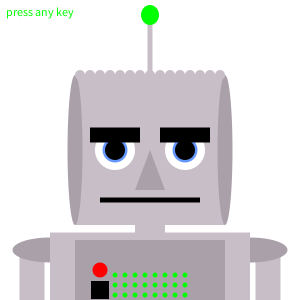
Frame 1 (no input)
Frame 60 (the mouse pressed at the canvas centre just before this capture): identical to frame 1, image omitted
Frame 120 (the mouse held since frame 60 and released just before this capture): identical to frame 1, image omitted

The Processing sketch that drew this single still picture (run headless with seeded random() and noise(); from frame 60 on, the mouse is pressed at the canvas centre):

// Processing sketch: processing_135380
// ── processing_135380.pde

boolean flipFlop = false;
String keyPrompt = "press any key";
float browHeight[] ={-15,-25};
float mouthWidth[] ={25,100};
float mouthHeight[] ={5,15};
float buttonColorR[] ={0,255};
float buttonColorG[] ={0,255};
float buttonColorB[] ={0,255};
float lightColorR[] ={0,255};
float lightColorG[] ={0,255};
float lightColorB[] ={0,255};
float eyeColorR[] ={0,255};
float eyeColorG[] ={0,255};
float eyeColorB[] ={0,255};
float _browHeight = -15;
float _mouthWidth = 100;
float _mouthHeight = 5;
float _buttonColorR = 0;
float _buttonColorG = 255;
float _buttonColorB = 0;
float _lightColorR = 0;
float _lightColorG = 255;
float _lightColorB = 0;
float _eyeColorR = 100;
float _eyeColorG = 150;
float _eyeColorB = 255;

void setup(){
size(300,300);
background(255);
textSize(12);
}

void draw(){
  makeFace();
  smooth();
  text(keyPrompt,-145,-135);
}

void keyPressed(){
  _browHeight = random(browHeight[0],browHeight[1]);
  _mouthWidth = random(mouthWidth[0],mouthWidth[1]);
  _mouthHeight = random(mouthHeight[0],mouthHeight[1]);
  _buttonColorR = random(buttonColorR[0],buttonColorR[1]);
  _buttonColorG = random(buttonColorG[0],buttonColorG[1]);
  _buttonColorB = random(buttonColorB[0],buttonColorB[1]);
  _lightColorR = random(lightColorR[0],lightColorR[1]);
  _lightColorG = random(lightColorG[0],lightColorG[1]);
  _lightColorB = random(lightColorB[0],lightColorB[1]);
  _eyeColorR = random(eyeColorR[0],eyeColorR[1]);
  _eyeColorG = random(eyeColorG[0],eyeColorG[1]);
  _eyeColorB = random(eyeColorB[0],eyeColorB[1]);
  keyPrompt = ("");
}

void makeFace(){
  background(255);
  noStroke();
  rectMode(CENTER);
  translate(150,150);
fill(200,190,200);
rect(0,0,150,150);
//eyes
fill(255);
ellipse(-35,0,40,40);
ellipse(35,0,40,40);
fill(_eyeColorR,_eyeColorG,_eyeColorB);
ellipse(-35,0,25,25);
ellipse(35,0,25,25);
fill(0);
ellipse(-35,0,20,20);
ellipse(35,0,20,20);
//brows
rect(-35,-15,50,15);
rect(35,_browHeight,50,15);
//mouth
rect(0,50,_mouthWidth,_mouthHeight);
//neck
fill(200,190,200);
rect(0,90,30,35);
//arms
rect(118,150,25,100);
rect(-118,150,25,100);
fill(170,160,170);
ellipse(100,100,75,25);
ellipse(-100,100,75,25);
ellipse(400,0,40,40);
ellipse(400,0,40,40);
//"ears"
ellipse(75,0,15,150);
ellipse(-75,0,15,150);
//shoulders
fill(200,190,200);
rect(0,120,200,75);
//antenna
ellipse(0,-75,10,10);
ellipse(10,-75,10,10);
ellipse(20,-75,10,10);
ellipse(30,-75,10,10);
ellipse(40,-75,10,10);
ellipse(50,-75,10,10);
ellipse(60,-75,10,10);
ellipse(70,-75,10,10);
ellipse(-10,-75,10,10);
ellipse(-20,-75,10,10);
ellipse(-30,-75,10,10);
ellipse(-40,-75,10,10);
ellipse(-50,-75,10,10);
ellipse(-60,-75,10,10);
ellipse(-70,-75,10,10);
rect(0,-100,5,60);
fill(_lightColorR,_lightColorG,_lightColorB);
ellipse(0,-135,18,20);
//nose
fill(170,160,170);
triangle(0,0,-15,40,15,40);
//chest/buttons
rect(0,120,150,60);
fill(255,0,0);
ellipse(-50,120,15,15);
fill(0);
rect(-50,140,18,18);
fill(_buttonColorR,_buttonColorG,_buttonColorB);
ellipse(-35,125,5,5);
ellipse(-25,125,5,5);
ellipse(-15,125,5,5);
ellipse(-5,125,5,5);
ellipse(5,125,5,5);
ellipse(15,125,5,5);
ellipse(25,125,5,5);
ellipse(35,125,5,5);
ellipse(-35,135,5,5);
ellipse(-25,135,5,5);
ellipse(-15,135,5,5);
ellipse(-5,135,5,5);
ellipse(5,135,5,5);
ellipse(15,135,5,5);
ellipse(25,135,5,5);
ellipse(35,135,5,5);
ellipse(-35,145,5,5);
ellipse(-25,145,5,5);
ellipse(-15,145,5,5);
ellipse(-5,145,5,5);
ellipse(5,145,5,5);
ellipse(15,145,5,5);
ellipse(25,145,5,5);
ellipse(35,145,5,5);
}
